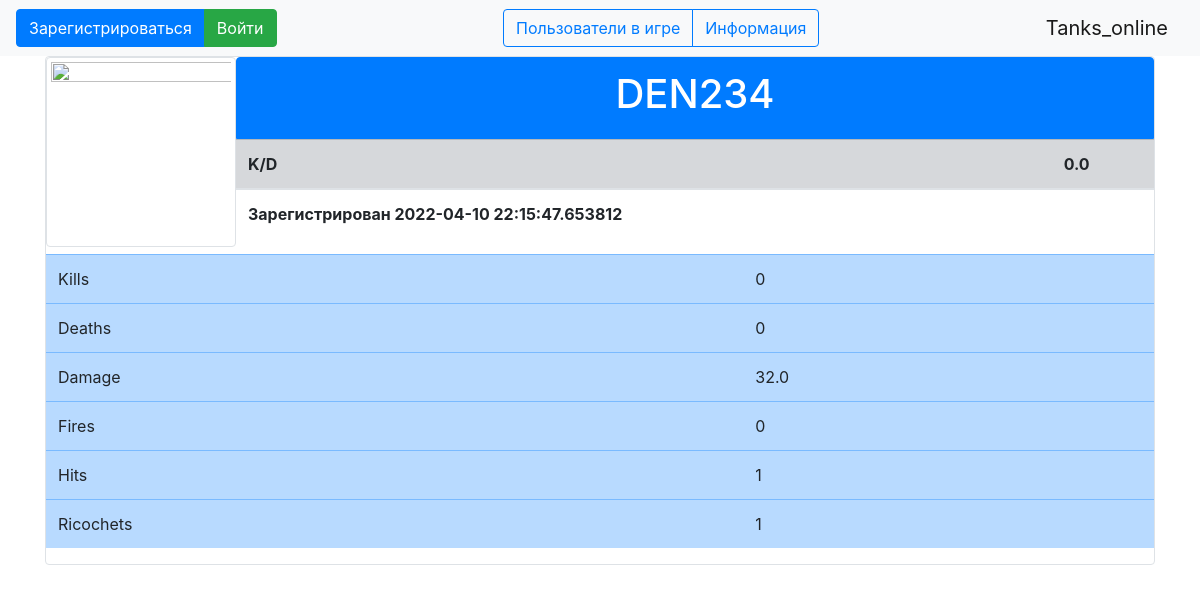
/player/4, run on the app's committed database.
### data/users.py (models this page shows, shortened)
class User(SqlAlchemyBase, UserMixin):
    __tablename__ = 'users'
    id = sqlalchemy.Column(sqlalchemy.Integer, primary_key=True, autoincrement=True)
    surname = sqlalchemy.Column(sqlalchemy.String, nullable=True)
    name = sqlalchemy.Column(sqlalchemy.String, nullable=True)
    age = sqlalchemy.Column(sqlalchemy.Integer, nullable=True)
    email = sqlalchemy.Column(sqlalchemy.String, unique=True, nullable=True)
    nickname = sqlalchemy.Column(sqlalchemy.String, unique=True, nullable=True)
    hashed_password = sqlalchemy.Column(sqlalchemy.String, nullable=True)
    game_stat = sqlalchemy.Column(sqlalchemy.String, nullable=True)
    modified_date = sqlalchemy.Column(sqlalchemy.DateTime, default=datetime.datetime.now)

### data/stats.py (models this page shows)
class Stats(SqlAlchemyBase):
    __tablename__ = 'statistics'
    id = sqlalchemy.Column(sqlalchemy.Integer,
                           primary_key=True, autoincrement=True)
    player_mail = sqlalchemy.Column(sqlalchemy.String, sqlalchemy.ForeignKey("users.email"), unique=True)
    kills = sqlalchemy.Column(sqlalchemy.Integer, nullable=True)
    deaths = sqlalchemy.Column(sqlalchemy.Integer, nullable=True)
    rik = sqlalchemy.Column(sqlalchemy.Integer, nullable=True)
    hits = sqlalchemy.Column(sqlalchemy.Integer, nullable=True)
    fires = sqlalchemy.Column(sqlalchemy.Integer, nullable=True)
    damage = sqlalchemy.Column(sqlalchemy.Float, nullable=True)
    user = orm.relation('User')

### web.py (the view)
    @app.route("/player/<int:id>")
    def player(id):
        user = db_sess.query(User).filter(User.id == id).first()
        stat = db_sess.query(Stats).filter(Stats.player_mail == user.email).first()
        deaths = 1 if stat.deaths == 0 else stat.deaths
        kd = round(stat.kills / deaths, 2)
        return render_template("player.html", stat=stat, kd=kd, user=user)

### templates/player.html (shortened to what this page needs)
{% extends "base.html" %}
{% block content %}
<div class="col-md6 border rounded" align="center" id="load">
<img src="https://ob-kassa.ru/content/front/buhoskol_tmp1/images/reviews-icon.jpg" class="img-thumbnail" height="190px" width="190px" align="left">
<div class="list-group">
  <button type="button" class="list-group-item list-group-item-action active" aria-current="true">
    <h1>{{user.nickname}}</h1>
  </button>
    <table class="table">
       <thead>
           <tr class="table-secondary">
             <th scope="col">K/D</th>
             <th scope="col">{{kd}}</th>
           </tr>
       </thead>
       <tbody>
       <tr>
         <th rowspan="2">Зарегистрирован {{user.modified_date}}</th>
       </tr>
       </tbody>
    </table>
</div>
  <table class="table" align="center">
     <tbody>
     <tr class="table-primary">
       <td scope="row">Kills</td>
       <td>{{stat.kills}}</td>
     </tr>
     <tr class="table-primary">
       <td scope="row">Deaths</td>
       <td>{{stat.deaths}}</td>
     </tr>
     <tr class="table-primary">
       <td scope="row">Damage</td>
       <td>{{stat.damage}}</td>
     </tr>
     <tr class="table-primary">
       <td scope="row">Fires</td>
       <td>{{stat.fires}}</td>
     </tr>
     <tr class="table-primary">
       <td scope="row">Hits</td>
       <td>{{stat.hits}}</td>
     </tr>
     <tr class="table-primary">
       <td scope="row">Ricochets</td>
       <td>{{stat.rik}}</td>
     </tr>
     </tbody>
  </table>
</div>
{% endblock %}

### data on the page
User: nickname "DEN234", modified_date "2022-04-10 22:15:47.653812"
Stats: kills "0", deaths "0", damage "32.0", fires "0", hits "1", rik "1"

### other printed values
{{ kd }} "0.0"
